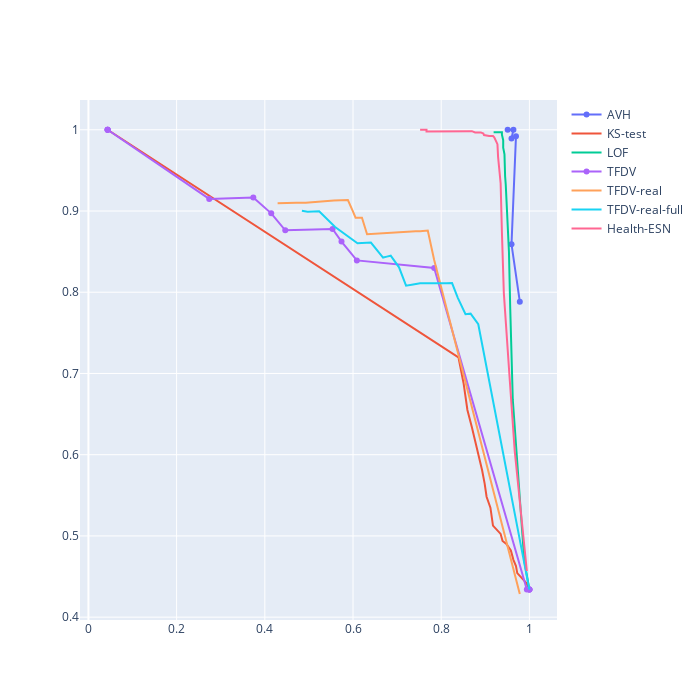

Write notebook code for a chart like this one.
### Code cell
fig = go.Figure()

fig.add_scatter(x=metrics_avh["recall"], y=metrics_avh["precision"], name="AVH")
fig.add_scatter(x=metrics_ks["recall"], y=metrics_ks["precision"], name="KS-test")
fig.add_scatter(x=metrics_lof["recall"], y=metrics_lof["precision"], name="LOF")
fig.add_scatter(x=metrics_tfdv["recall"], y=metrics_tfdv["precision"], name="TFDV")
fig.add_scatter(x=metrics_tfdv_real["recall"], y=metrics_tfdv_real["precision"], name="TFDV-real")
fig.add_scatter(x=metrics_tfdv_real_full["recall"], y=metrics_tfdv_real_full["precision"], name="TFDV-real-full")
fig.add_scatter(x=health_esn_metrics["recall"], y=health_esn_metrics["precision"], name="Health-ESN")
fig.update_layout(width=700, height=700)
